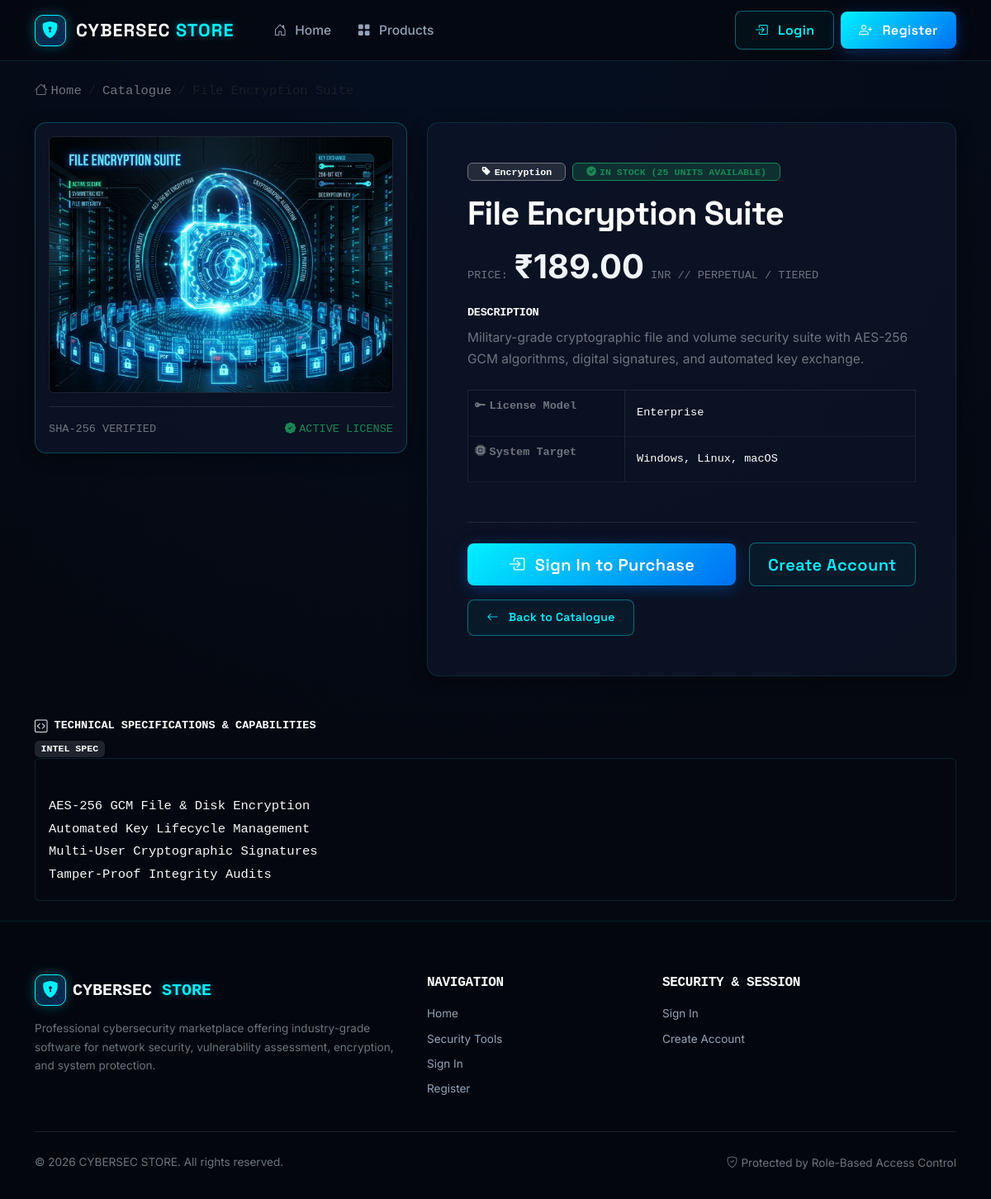
The app's page /product/4 with its own data.
### tables this page shows
CREATE TABLE products (
            id            INTEGER PRIMARY KEY AUTOINCREMENT,
            name          TEXT    NOT NULL,
            category_id   INTEGER,
            description   TEXT,
            features      TEXT,
            price         REAL    NOT NULL,
            license       TEXT,
            compatibility TEXT,
            image         TEXT,
            stock         INTEGER DEFAULT 0,
            created_at    TIMESTAMP DEFAULT CURRENT_TIMESTAMP,
            FOREIGN KEY (category_id) REFERENCES categories(id)
        );

CREATE TABLE categories (
            id          INTEGER PRIMARY KEY AUTOINCREMENT,
            name        TEXT UNIQUE NOT NULL,
            description TEXT,
            created_at  TIMESTAMP DEFAULT CURRENT_TIMESTAMP
        );

### products.py (the view)
@store_bp.route("/product/<int:prod_id>")
def product_detail(prod_id):
    conn = get_db_connection()
    product = conn.execute("""
        SELECT p.*, c.name AS category_name
        FROM products p
        LEFT JOIN categories c ON c.id = p.category_id
        WHERE p.id = ?
    """, (prod_id,)).fetchone()
    conn.close()
    if product is None:
        abort(404)
    return render_template("store/product_detail.html", product=product)

### app.py (called while the page is built)
@app.context_processor
def inject_current_user():
    return {"current_user": get_current_user()}

@app.after_request
def set_security_headers(response):
    response.headers['X-Content-Type-Options'] = 'nosniff'
    response.headers['X-Frame-Options'] = 'DENY'
    response.headers['Referrer-Policy'] = 'strict-origin-when-cross-origin'
    response.headers['Content-Security-Policy'] = (
        "default-src 'self'; "
        "script-src 'self' https://cdn.jsdelivr.net; "
        "style-src 'self' 'unsafe-inline' https://cdn.jsdelivr.net https://fonts.googleapis.com; "
        "font-src 'self' https://cdn.jsdelivr.net https://fonts.gstatic.com; "
        "img-src 'self' data:; "
        "connect-src 'self'; "
        "frame-ancestors 'none';"
    )
    return response

### auth.py (called while the page is built, shortened)
def get_current_user():
    if "user_id" not in session:
        return None

### cart.py (called while the page is built)
def _get_cart():
    if "cart" not in session:
        session["cart"] = {}
    return session["cart"]

def _cart_item_count():
    return sum(_get_cart().values())

@cart_bp.app_context_processor
def inject_cart_count():
    try:
        count = _cart_item_count()
    except Exception:
        count = 0
    return {"cart_item_count": count}

### database.py (called while the page is built)
def get_db_connection():
    conn = sqlite3.connect(DATABASE_PATH)
    conn.row_factory = sqlite3.Row          # Access columns by name
    conn.execute("PRAGMA foreign_keys = ON;")  # Enforce foreign key constraints
    return conn

### templates/store/product_detail.html (shortened to what this page needs)
{% extends 'base.html' %}
{% block content %}
<div class="container py-4 position-relative z-2">
  <nav aria-label="breadcrumb" class="mb-4">
    <ol class="breadcrumb font-monospace small">
      <li class="breadcrumb-item"><a href="{{ url_for('index') }}" class="text-secondary"><i class="bi bi-house me-1"></i>Home</a></li>
      <li class="breadcrumb-item"><a href="{{ url_for('store.product_list') }}" class="text-secondary">Catalogue</a></li>
      <li class="breadcrumb-item active text-cs-accent" aria-current="page">{{ product.name }}</li>
    </ol>
  </nav>
  <div class="row g-4 gy-5">
    <div class="col-lg-5">
      <div class="cs-glass-card p-3 text-center position-relative overflow-hidden" style="border-color: rgba(0, 240, 255, 0.25);">
        {% if product.image %}
        <img src="{{ url_for('static', filename='images/products/' ~ product.image) }}"
             class="img-fluid rounded" alt="{{ product.name }}"
             style="max-height: 400px; width: 100%; object-fit: cover; border: 1px solid rgba(255,255,255,0.08);" id="productImage"
             onerror="this.onerror=null; this.style.display='none'; document.getElementById('productImagePlaceholder').style.display='flex';">
        {% endif %}
        <div class="d-flex justify-content-between align-items-center mt-3 pt-3 border-top border-secondary border-opacity-25 font-monospace small text-secondary">
          <span>SHA-256 VERIFIED</span>
          <span class="text-success"><i class="bi bi-patch-check-fill me-1"></i>ACTIVE LICENSE</span>
        </div>
      </div>
    </div>
    <div class="col-lg-7">
      <div class="cs-glass-card p-4 p-md-5 h-100 d-flex flex-column justify-content-between">
        <div>
          <div class="d-flex flex-wrap align-items-center gap-2 mb-3">
            <span class="badge bg-secondary bg-opacity-25 border border-secondary text-cs-accent font-monospace px-3 py-1" id="productCategory">
              <i class="bi bi-tag-fill me-1"></i>{{ product.category_name or 'Uncategorised' }}
            </span>
            {% if product.stock > 0 %}
            <span class="badge bg-success bg-opacity-25 border border-success text-success font-monospace px-3 py-1" id="productStock">
              <i class="bi bi-check-circle-fill me-1"></i>IN STOCK ({{ product.stock }} UNITS AVAILABLE)
            </span>
            {% else %}
            <span class="badge bg-danger bg-opacity-25 border border-danger text-danger font-monospace px-3 py-1" id="productStock">
              <i class="bi bi-x-circle-fill me-1"></i>OUT OF STOCK
            </span>
            {% endif %}
          </div>
          <h1 class="display-6 fw-bold text-white mb-3" id="productName">{{ product.name }}</h1>
          <div class="d-flex align-items-baseline gap-2 mb-4">
            <span class="text-secondary font-monospace small">PRICE:</span>
            <span class="display-6 fw-bold text-cs-accent" id="productPrice">₹{{ "%.2f"|format(product.price) }}</span>
            <span class="text-secondary small font-monospace">INR // PERPETUAL / TIERED</span>
          </div>
          {% if product.description %}
          <div class="mb-4">
            <h6 class="text-white font-monospace text-uppercase small mb-2">Description</h6>
            <p class="text-secondary" id="productDescription" style="line-height: 1.7;">{{ product.description }}</p>
          </div>
          {% endif %}
          <div class="table-responsive mb-4">
            <table class="table table-bordered mb-0" id="productMeta" style="border-color: rgba(255,255,255,0.08);">
              <tbody>
                {% if product.license %}
                <tr>
                  <th scope="row" style="width: 35%; background: rgba(10,16,32,0.6);" class="text-secondary font-monospace small">
                    <i class="bi bi-key-fill text-cs-accent me-1"></i>License Model
                  </th>
                  <td class="text-white font-monospace small">{{ product.license }}</td>
                </tr>
                {% endif %}
                {% if product.compatibility %}
                <tr>
                  <th scope="row" style="background: rgba(10,16,32,0.6);" class="text-secondary font-monospace small">
                    <i class="bi bi-cpu-fill text-cs-accent me-1"></i>System Target
                  </th>
                  <td class="text-white font-monospace small">{{ product.compatibility }}</td>
                </tr>
                {% endif %}
              </tbody>
            </table>
          </div>
        </div>
        <div class="pt-4 border-top border-secondary border-opacity-25 mt-4">
          {% if product.stock > 0 %}
            {% if current_user and current_user['role'] == 'customer' %}
            <form method="POST"
                  action="{{ url_for('cart.cart_add', product_id=product.id) }}"
                  class="d-flex flex-wrap align-items-center gap-3"
                  id="addToCartForm">
              <input type="hidden" name="csrf_token" value="{{ csrf_token() }}">
              <div class="d-flex align-items-center gap-2">
                <label for="addQty" class="text-secondary font-monospace small mb-0">QTY:</label>
                <input type="number" name="quantity" id="addQty"
                       class="form-control text-center font-monospace" style="width: 80px;"
                       value="1" min="1" max="{{ product.stock }}">
              </div>
              <button type="submit" class="btn btn-cs btn-lg flex-grow-1" id="addToCartBtn">
                <i class="bi bi-cart-plus-fill me-1"></i>Add to Security Cart
              </button>
            </form>
            {% elif not current_user %}
            <div class="d-flex flex-wrap align-items-center gap-3">
              <a href="{{ url_for('auth.login', next=request.path) }}"
                 class="btn btn-cs btn-lg flex-grow-1" id="loginToBuy">
                <i class="bi bi-box-arrow-in-right me-1"></i>Sign In to Purchase
              </a>
              <a href="{{ url_for('auth.register') }}" class="btn btn-outline-cs btn-lg">
                Create Account
              </a>
            </div>
            {% endif %}
          {% else %}
          <button class="btn btn-secondary btn-lg w-100" disabled id="outOfStockBtn">
            <i class="bi bi-x-circle me-1"></i>Product Out of Stock
          </button>
          {% endif %}
          <div class="mt-3">
            <a href="{{ url_for('store.product_list') }}" class="btn btn-outline-cs btn-sm" id="backToProducts">
              <i class="bi bi-arrow-left me-1"></i>Back to Catalogue
            </a>
          </div>
        </div>
      </div>
    </div>
  </div>
  {% if product.features %}
  <div class="mt-5" id="productFeaturesSection">
    <div class="soc-hud-panel">
      <div class="soc-hud-header">
        <div class="d-flex align-items-center gap-2">
          <i class="bi bi-code-square text-cs-accent"></i>
          <span class="font-monospace fw-bold text-white small">TECHNICAL SPECIFICATIONS &amp; CAPABILITIES</span>
        </div>
        <span class="badge bg-secondary bg-opacity-25 font-monospace text-cs-accent small">INTEL SPEC</span>
      </div>
      <div class="p-3 rounded font-monospace text-light" id="productFeatures" style="white-space: pre-line; background: rgba(5,8,17,0.7); border: 1px solid rgba(0,240,255,0.12); line-height: 1.8;">
{{ product.features }}
      </div>
    </div>
  </div>
  {% endif %}
</div>
{% endblock %}

### records on screen
products: image (picture), stock "25", name "File Encryption Suite", price "189.00", description "Military-grade cryptographic file and volume security suite with AES-256 GCM algorithms, digital signatures, and automated key exchange.", license "Enterprise", compatibility "Windows, Linux, macOS", features "AES-256 GCM File & Disk Encryption Automated Key Lifecycle Management Multi-User Cryptographic Signatures Tamper-Proof Integrity Audits"
categories: name "Encryption"
